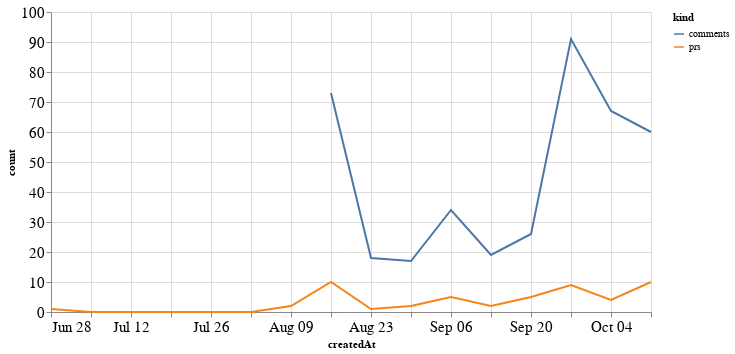

Notebook source saved alongside this figure:
### Code cell
alt.Chart(total_time, width=600).mark_line().encode(
    x='createdAt',
    y='count',
    color='kind'
)

### Figure 1 — Vega-Lite specification as saved in the notebook (floating-point values rounded to 4 significant figures)
{"config": {"axisLeft": {"labelFontSize": 15}, "axisBottom": {"labelFontSize": 15}}, "data": {"name": "data-d8c59bea5f8ac3e9f81ae355e1c4352c"}, "mark": "line", "encoding": {"color": {"type": "nominal", "field": "kind"}, "x": {"type": "temporal", "field": "createdAt"}, "y": {"type": "quantitative", "field": "count"}}, "width": 600, "$schema": "https://vega.github.io/schema/vega-lite/v4.8.1.json", "datasets": {"data-d8c59bea5f8ac3e9f81ae355e1c4352c": [{"createdAt": "2020-06-28T00:00:00", "kind": "prs", "count": 1.0}, {"createdAt": "2020-07-05T00:00:00", "kind": "prs", "count": 0.0}, {"createdAt": "2020-07-12T00:00:00", "kind": "prs", "count": 0.0}, {"createdAt": "2020-07-19T00:00:00", "kind": "prs", "count": 0.0}, {"createdAt": "2020-07-26T00:00:00", "kind": "prs", "count": 0.0}, {"createdAt": "2020-08-02T00:00:00", "kind": "prs", "count": 0.0}, {"createdAt": "2020-08-09T00:00:00", "kind": "prs", "count": 2.0}, {"createdAt": "2020-08-16T00:00:00", "kind": "prs", "count": 10.0}, {"createdAt": "2020-08-23T00:00:00", "kind": "prs", "count": 1.0}, {"createdAt": "2020-08-30T00:00:00", "kind": "prs", "count": 2.0}, {"createdAt": "2020-09-06T00:00:00", "kind": "prs", "count": 5.0}, {"createdAt": "2020-09-13T00:00:00", "kind": "prs", "count": 2.0}, {"createdAt": "2020-09-20T00:00:00", "kind": "prs", "count": 5.0}, {"createdAt": "2020-09-27T00:00:00", "kind": "prs", "count": 9.0}, {"createdAt": "2020-10-04T00:00:00", "kind": "prs", "count": 4.0}, {"createdAt": "2020-10-11T00:00:00", "kind": "prs", "count": 10.0}, {"createdAt": "2020-06-28T00:00:00", "kind": "comments", "count": null}, {"createdAt": "2020-07-05T00:00:00", "kind": "comments", "count": null}, {"createdAt": "2020-07-12T00:00:00", "kind": "comments", "count": null}, {"createdAt": "2020-07-19T00:00:00", "kind": "comments", "count": null}, {"createdAt": "2020-07-26T00:00:00", "kind": "comments", "count": null}, {"createdAt": "2020-08-02T00:00:00", "kind": "comments", "count": null}, {"createdAt": "2020-08-09T00:00:00", "kind": "comments", "count": null}, {"createdAt": "2020-08-16T00:00:00", "kind": "comments", "count": 73.0}, {"createdAt": "2020-08-23T00:00:00", "kind": "comments", "count": 18.0}, {"createdAt": "2020-08-30T00:00:00", "kind": "comments", "count": 17.0}, {"createdAt": "2020-09-06T00:00:00", "kind": "comments", "count": 34.0}, {"createdAt": "2020-09-13T00:00:00", "kind": "comments", "count": 19.0}, {"createdAt": "2020-09-20T00:00:00", "kind": "comments", "count": 26.0}, {"createdAt": "2020-09-27T00:00:00", "kind": "comments", "count": 91.0}, {"createdAt": "2020-10-04T00:00:00", "kind": "comments", "count": 67.0}, {"createdAt": "2020-10-11T00:00:00", "kind": "comments", "count": 60.0}]}}
